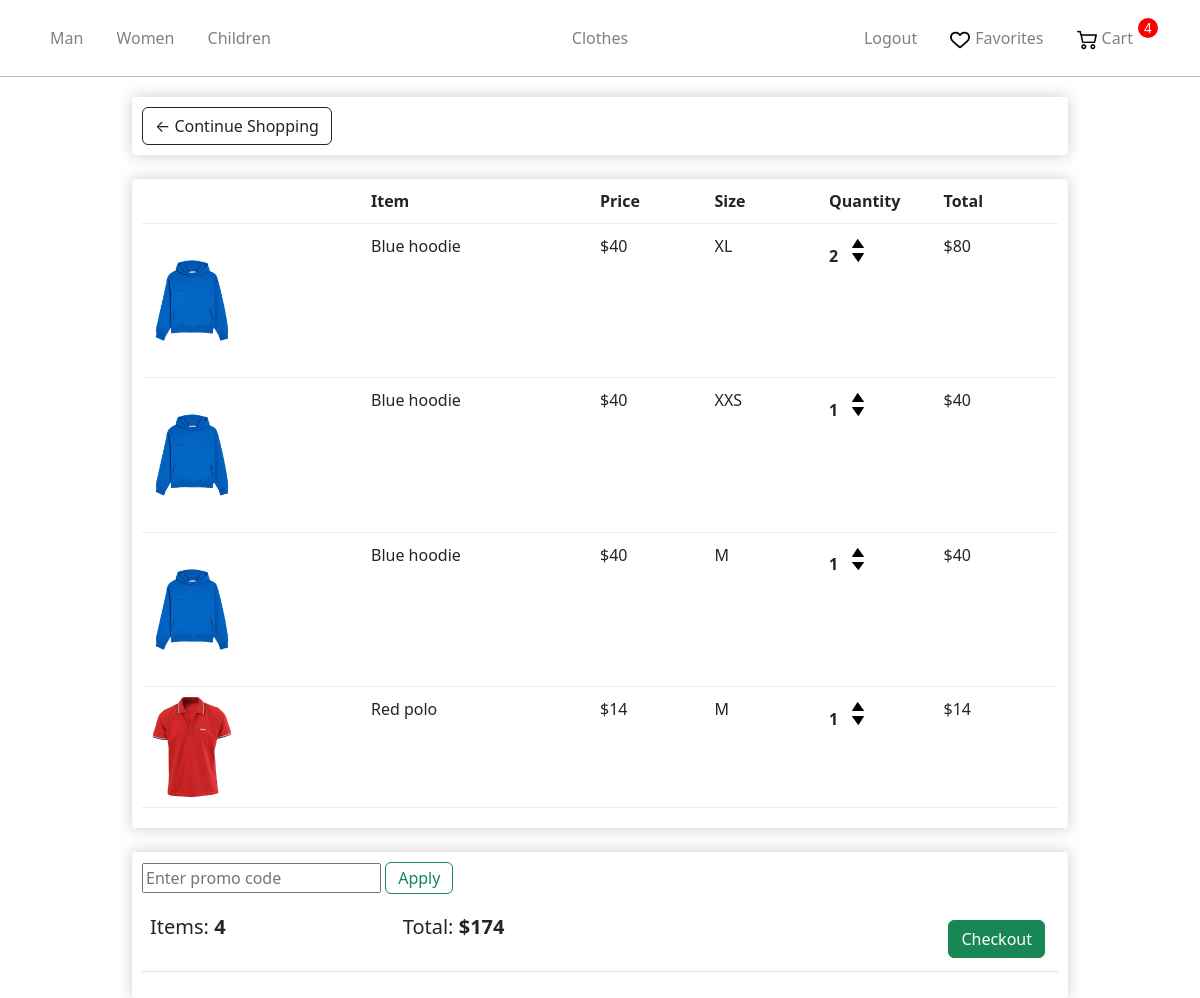
The page /cart/ (signed in) on the database its author committed.
### store/models.py (models this page shows, shortened)
class Gender(models.Model):
    name = models.CharField(max_length=100, db_index=True)
    slug = models.SlugField(max_length=255, unique=True, db_index=True)
    categories_id = models.ManyToManyField('Category')
    def get_absolute_url(self):
        return reverse('gender', kwargs={'gender_slug': self.slug})

class Order(models.Model):
    user = models.ForeignKey('User', on_delete=models.CASCADE)
    products = models.ManyToManyField('OrderProduct')
    time_create = models.DateTimeField(auto_now_add=True)
    ordered = models.BooleanField(default=False)
    address = models.ForeignKey('Address', on_delete=models.SET_NULL, blank=True, null=True)
    promo_code = models.CharField(max_length=50, blank=True)
    discount_percent = models.IntegerField(default=0)
    def get_total(self):
        total = 0
        for order_item in self.products.all():
            total += order_item.get_total_product_price()
        discount = total * self.discount_percent / 100
        return int(total - discount)
    def get_payment_url(self):
        return reverse('landing', kwargs={'order_id': self.pk})

class OrderProduct(models.Model):
    user = models.ForeignKey('User', on_delete=models.CASCADE)
    product = models.ForeignKey('Product', on_delete=models.PROTECT)
    quantity = models.IntegerField(default=1)
    ordered = models.BooleanField(default=False)
    size = models.ForeignKey('Size',on_delete=models.SET_NULL, null=True )
    def get_total_product_price(self):
        return self.quantity * self.product.price

class Product(models.Model):
    AVAILABILITY =(
        ('Y', 'В наличии'),
        ('N', 'Нет в наличии'),
    )
    name = models.CharField(max_length=255)
    slug = models.SlugField(max_length=255, unique=True, db_index=True)
    description = models.TextField(blank=True)
    discount = models.BooleanField(default=False)
    price = models.IntegerField()
    price_discount = models.IntegerField(blank=True)
    photo = models.ImageField(upload_to="photos")
    availability = models.CharField(max_length=1,choices = AVAILABILITY,default = '')
    cat = models.ForeignKey('Category', on_delete=models.PROTECT)
    gender = models.ForeignKey('Gender', on_delete=models.PROTECT)
    sizes = models.ManyToManyField('Size')

class Size(models.Model):
    name = models.CharField(max_length=5)

### store/views.py (the view)
# urls.py: path('cart/', views.cart, name="cart"),
def cart(request):
    if not request.user.is_authenticated:
        return redirect("login")
    context = {}
    context = get_user_context(context, request)
    promo_code = request.GET.get('promo_code')
    if 'reset_promo' in request.GET:
        order = context['order']
        order.discount_percent = 0
        order.save()
    if promo_code:
        discount_percent = apply_promo_code(promo_code)
        if discount_percent:
            order = context['order']
            order.discount_percent = discount_percent
            order.save()
    return render(request, 'store/cart.html', context)

### store/templatetags/store_tags.py (called while the page is built)
@register.simple_tag(name='getquantity')
def get_quantity(order_product_pk, plus):
    return reverse('change_quantity', kwargs={'order_product_pk': order_product_pk, 'plus': plus})

### store/utils.py (called while the page is built)
def get_user_context(dict,request):
    context = dict
    genders = Gender.objects.all()
    ordered = 1
    if not request.user.is_authenticated:
        ordered = 0
    else:
        order_qs = Order.objects.filter(user=request.user, ordered=False)
        if order_qs.exists():
            context["order"] = order_qs[0]
        else:
            ordered = 0
    context["genders"] = genders
    context["gender_selected"] = -1
    context["cat_selected"] = -1
    context["ordered"] = ordered
    return context

### store/templates/store/cart.html (shortened to what this page needs)
{% extends 'store/layout.html' %}
{% load static %}
{% load store_tags %}
{% block content %}
    <link rel="stylesheet" href="{% static 'store/css/CategoriesCartCheckout.css' %}">
	<div class="row">
		<div class="col-lg-12">
			<div class="box-element">
				<a  class="btn btn-outline-dark" href="{% url 'main' %}">&#x2190; Continue Shopping</a>
			</div>
			<br>
			<div class="box-element">
				<div class="cart-row">
					<div style="flex:2"></div>
					<div style="flex:2"><strong>Item</strong></div>
					<div style="flex:1"><strong>Price</strong></div>
					<div style="flex:1"><strong>Size</strong></div>
					<div style="flex:1"><strong>Quantity</strong></div>
					<div style="flex:1"><strong>Total</strong></div>
				</div>
				{%for orderproduct in order.products.all%}
				<div class="cart-row">
					<div style="flex:2"><img class="row-image" src="{{orderproduct.product.photo.url}}"></div>
					<div style="flex:2"><p>{{orderproduct.product.name}}</p></div>
					<div style="flex:1"><p>${{orderproduct.product.price}}</p></div>
					<div style="flex:1"><p>{{orderproduct.size.name}}</p></div>
					<div style="flex:1">
						<p class="quantity">{{orderproduct.quantity}}</p>
						<div class="quantity">
							{% getquantity order_product_pk=orderproduct.pk plus=1 as URL%}
							<a href = "{{URL}}"><img class="chg-quantity" src="../../static/store/img/arrow-up.png"></a>
							{% getquantity order_product_pk=orderproduct.pk plus=0 as URL%}
							<a href = "{{URL}}"><img class="chg-quantity" src="../../static/store/img/arrow-down.png"></a>
						</div>
					</div>
					<div style="flex:1"><p>${{orderproduct.get_total_product_price}}</p></div>
				</div>
				{%endfor%}
			</div>
            <br>
            <div class="box-element">
                <form method="GET" style="margin-bottom: 10px;" action="{% url 'cart' %}">
                    <input type="text" name="promo_code" placeholder="Enter promo code">
                    <button type="submit" class="btn btn-outline-success" style="
                        padding-top: 3px;
                        padding-bottom: 3px;
                        margin-bottom: 3px;
                    ">Apply</button>
                </form>
				<table class="table">
					<tr>
						<th><h5>Items: <strong>{{order.products.count}}</strong></h5></th>
						{% if order.discount_percent %}
                            <th><h5>Total without discount: <strong>${{ order.get_total_without_disc }}</strong></h5></th>
                            <th><h5>Discount: <strong>{{ order.discount_percent }}%</strong></h5></th>
                            <th><h5>Total: <strong>${{ order.get_total }}</strong></h5></th>
                        {% else %}
                            <th><h5>Total: <strong>${{ order.get_total }}</strong></h5></th>
                        {% endif %}
						<th>
							<a style="float:right; margin:5px;" class="btn btn-success" href="{{order.get_payment_url}}">Checkout</a>
						</th>
					</tr>
				</table>
			</div>
		</div>
	</div>
{% endblock %}

### store/templates/store/layout.html (shortened to what this page needs)
{% load static %}
<!doctype html>
<html lang="en">
<head>
    <link rel="stylesheet" href="https://cdn.jsdelivr.net/npm/bootstrap@5.2.3/dist/css/bootstrap.min.css">
    <link rel="stylesheet" href="{% static 'store/css/main.css' %}">
</head>
<body>
    <nav class="navbar navbar-expand-sm navbar-dark main-nav">
    <div class="container justify-content-center">
        <ul class="nav navbar-nav w-100 flex-nowrap">
            {% for gender in genders%}
            <li class="nav-item active">
                {%if gender == gender_selected%}
                <p class="nav-link-selected lk" >{{gender.name}}</p>
                {%else%}
                <a class="nav-link lk" href="{{gender.get_absolute_url}}">{{gender.name}}</a>
                {%endif%}
            {% endfor %}
        </ul>
        <ul class="nav navbar-nav justify-content-center">
            <li class="nav-item"><a class="nav-link" href="{% url 'main' %}">Clothes</a></li>
        </ul>
        <ul class="nav navbar-nav w-100 justify-content-end">
            {% if request.user.is_authenticated %}
            <li class="nav-item">
                <a class="nav-link lk" href="{% url 'logout' %}">Logout</a>
            </li>
            {%endif%}
            <li class="nav-item">
                <a class="nav-link lk icon" href="{% url 'liked' %}"><img src="../../static/store/img/heart.png" alt="Heart Icon">Favorites</a>
            </li>
            <li class="nav-item">
                {%if not ordered%}
                    <p class="cart-total">0</p>
                {%else%}
                    <p class="cart-total">{{order.products.count}}</p>
                {%endif%}
                <a class="nav-link lk icon" href="{% url 'cart' %}"><img src="../../static/store/img/shopping-cart.png" alt="Cart Icon">Cart</a>
            </li>
        </ul>
    </div>
    </nav>
    <hr class="nav">
    {% block content %}
    {% endblock %}
</body>
</html>

### store/static/store/css/main.css (style rules this page uses)
.navbar .icon img { height: 20px; vertical-align: middle; margin-right: 5px; }
.navbar { padding: 18px; }
.navbar-expand-sm .navbar-nav .lk { padding-right: 25px; }
.navbar-nav .nav-link { color: gray; transition: color 0.2s ease-in-out; }
.navbar .cart-total { display: block; text-align: center; color: white; background-color: red; width: 20px; height: 20px; border-radius: 50%; font-size: 14px; font-family: Arial , sans-serif; float: right; }
hr { margin: 0; color: black; }

### store/static/store/css/CategoriesCartCheckout.css (style rules this page uses)
.box-element { box-shadow:hsl(0, 0%, 80%) 0 0 16px; background-color: white; border-radius: 4px; padding: 10px; }
.col-lg-12 { max-width: 80%; margin: 0 auto; }
.row { display: flex; justify-content: center; align-items: center; margin-top: 20px; width: 100%; margin-left: 0; }
.row-image { width: 100px; }
.cart-row { display: flex; align-items: flex-stretch; padding-bottom: 10px; margin-bottom: 10px; border-bottom: 1px solid #ececec; }
.quantity { display: inline-block; font-weight: 700; padding-right: 10px; }
.chg-quantity { width: 12px; cursor: pointer; display: block; margin-top: 5px; transition: .1s; }

### rows shown on the page
Gender: name "Man"
Gender: name "Women"
Gender: name "Children"
Order: products.count "4", get_total "174"
OrderProduct: product.photo (picture), product.name "Blue hoodie", product.price "40", size.name "XL", quantity "2", get_total_product_price "80"
OrderProduct: product.photo (picture), product.name "Blue hoodie", product.price "40", size.name "XXS", quantity "1", get_total_product_price "40"
OrderProduct: product.photo (picture), product.name "Blue hoodie", product.price "40", size.name "M", quantity "1", get_total_product_price "40"
OrderProduct: product.photo (picture), product.name "Red polo", product.price "14", size.name "M", quantity "1", get_total_product_price "14"
